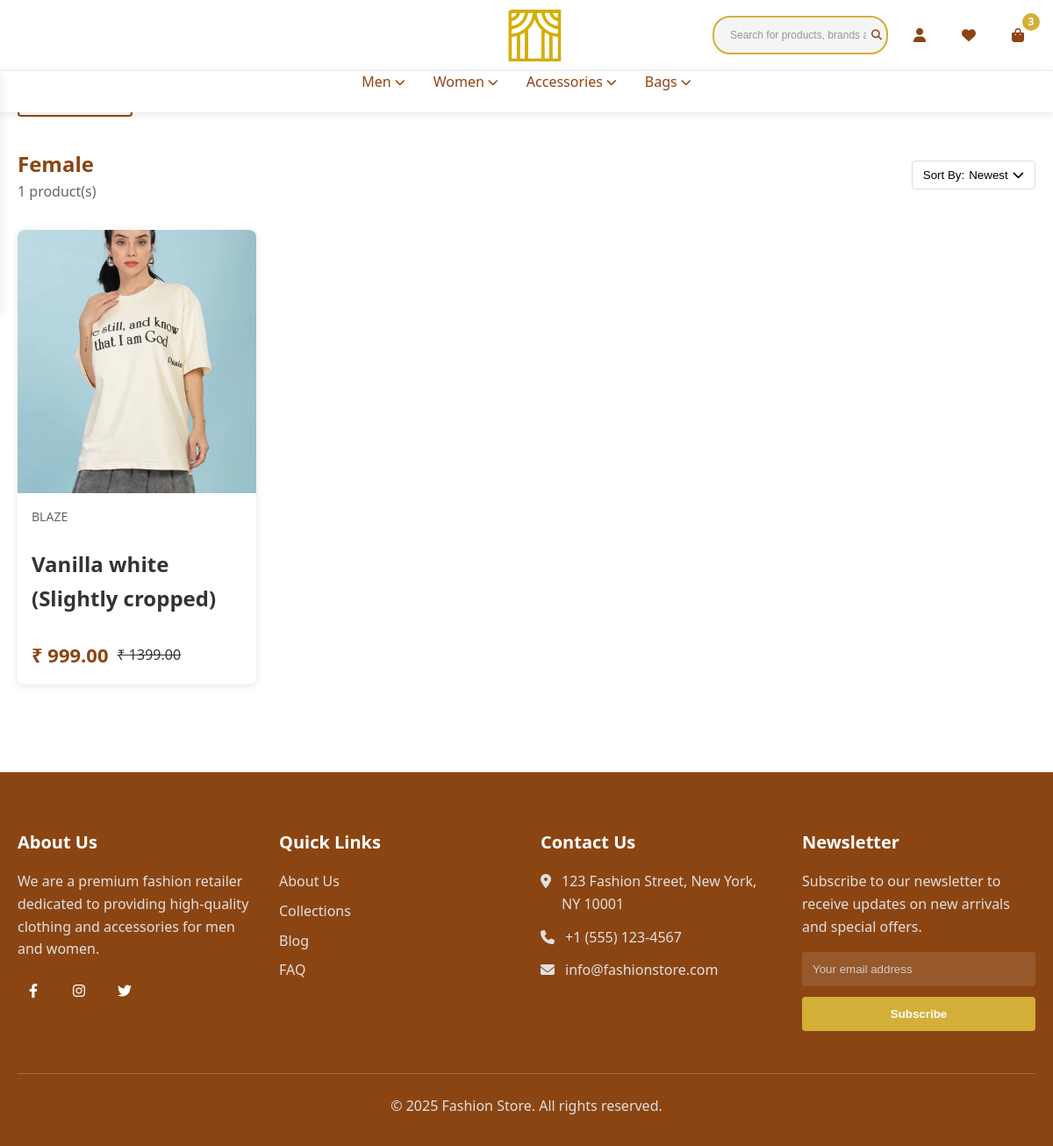
The page /female/ on the database its author committed.
### home/models.py (models this page shows, shortened)
class Category(models.Model):
    name = models.CharField(max_length=50, unique=True)
    slug = models.SlugField(unique=True, blank=True, null=True)

class Listing(models.Model):
    name = models.CharField(max_length=255)
    brand = models.ForeignKey(Brand, on_delete=models.CASCADE)
    category = models.ForeignKey(Category, on_delete=models.CASCADE)
    productType = models.ForeignKey(ProductType, on_delete=models.CASCADE, blank=True, null=True)
    uniqueLabel = models.PositiveIntegerField(blank=True, null=True)
    colors = models.ManyToManyField(Color)
    sizes = models.ManyToManyField(Size)
    price = models.DecimalField(max_digits=10, decimal_places=2)
    discountedPrice = models.DecimalField(max_digits=10, decimal_places=2, blank=True, null=True)
    description = models.TextField(blank=True, null=True)
    productDetails = models.TextField(blank=True, null=True)
    deliveryTime = models.CharField(max_length=255, default="5-7 days")
    stockQuantity = models.PositiveIntegerField(default=0)
    createdAt = models.DateTimeField(auto_now_add=True)
    slug = models.SlugField(unique=True, blank=True, null=True)
    returnEligible = models.BooleanField(default=False)
    exchangeEligible = models.BooleanField(default=False)
    bestSelling = models.BooleanField(default=False)
    newArrival = models.BooleanField(default=False)
    specialOffer = models.BooleanField(default=False)
    class Meta:
        constraints = [
            UniqueConstraint(fields=['productType', 'uniqueLabel'], name='unique_product_label')
        ]

class Image(models.Model):
    listing = models.ForeignKey(Listing, on_delete=models.CASCADE, related_name="images")
    image = models.ImageField(upload_to="images/")

class Brand(models.Model):
    name = models.CharField(max_length=100, unique=True)
    def __str__(self):
        return self.name

### home/views.py (the view)
# urls.py: path('<slug:category_slug>/', views.category, name="category"),
def category(request, category_slug):
    category = get_object_or_404(Category, slug=category_slug)
    listings = Listing.objects.filter(category=category)
    return render(request, "listing.html", {
        "listings": listings,
        "category": category.name,
    })

### home/templates/listing.html (shortened to what this page needs)
{% extends "layout.html" %}
{% load static %}
{% block body %}
  <main>
    <section class="product-listing">
        <div class="container">
          <div class="listing-header">
            <div>
              <h2 class="listing-title">
                  {{ category|title }} {% if productType %} > {% endif %} {{ productType|title }}
              </h2>
              <p class="listing-count">{{ listings|length }} product(s)</p>
            </div>
            <div class="sort-dropdown">
              <button class="sort-button">
                Sort By: <span id="currentSort">Newest</span> <i class="fas fa-chevron-down"></i>
              </button>
            </div>
          </div>
    {% if message %}
          <h3>{{ message }}</h3>
    {% else %}
        <div class="product-grid">
            {% for list in listings %}
              <a href="{% url 'item' list.category.slug list.productType.slug list.slug %}" class="product-card"  data-created-at="{{ list.createdAt|date:'Y-m-d H:i:s' }}">
                <div class="product-image-container">
                  <img src="{{ list.images.first.image.url }}" alt="Product 1" class="product-image primary">
                </div>
                <div class="product-info">
                  <div class="product-brand">{{ list.brand }}</div>
                  <h3 class="product-name">{{ list.name }}</h3>
                  {% if list.discountedPrice %}
                    <div class="price-container">
                        <div class="product-price">₹ {{ list.discountedPrice }}</div>
                        <div class="product-discounted-price"><s>₹ {{ list.price }}</s></div>
                    </div>
                  {% else %}
                    <div class="product-price">₹ {{ list.price }}</div>
                  {% endif %}
                </div>
              </a>
            {% endfor %}
          </div>
    {% endif %}
  </main>
{% endblock %}
{% block script %}
    {% load static %}
{% endblock %}

### home/static/styles.css (style rules this page uses)
* { margin: 0; padding: 0; box-sizing: border-box; }
body { font-family: "Segoe UI", Tahoma, Geneva, Verdana, sans-serif; line-height: 1.6; color: #333; background-color: #fff; }
a { text-decoration: none; color: inherit; }
img { max-width: 100%; height: auto; display: block; }
.container { width: 100%; max-width: 1200px; margin: 0 auto; padding: 0 20px; }
main { padding-top: 128px; }
.product-card { background-color: white; border-radius: 8px; overflow: hidden; box-shadow: 0 4px 12px rgba(0, 0, 0, 0.1); transition: transform 0.3s ease, box-shadow 0.3s ease; }
.product-image { height: 256px; overflow: hidden; }
.product-info { padding: 16px; }
.product-name { font-size: 18px; font-weight: 600; margin-bottom: 8px; }
.product-price { font-size: 15px; font-weight: 700; color: #8b4513; }
body { font-family: 'Segoe UI', Tahoma, Geneva, Verdana, sans-serif; line-height: 1.6; color: #333; background-color: #fff; }
.product-listing { padding: 40px 0; }
.listing-header { display: flex; justify-content: space-between; align-items: center; margin-bottom: 30px; }
.listing-title { font-weight: 600; color: #8B4513; }
.listing-count { color: #666; }
.sort-dropdown { position: relative; }
.sort-button { display: flex; align-items: center; gap: 5px; background: none; border: 1px solid #ddd; padding: 8px 12px; border-radius: 4px; cursor: pointer; }
.product-grid { display: grid; grid-template-columns: repeat(1, 1fr); gap: 24px; }
.product-card { background-color: white; border-radius: 8px; overflow: hidden; box-shadow: 0 2px 8px rgba(0,0,0,0.1); transition: transform 0.3s ease, box-shadow 0.3s ease; }
.product-image-container { position: relative; height: 300px; overflow: hidden; }
.product-image { position: absolute; top: 0; left: 0; width: 100%; height: 100%; object-fit: cover; transition: opacity 0.3s ease; }
.product-image.primary { opacity: 1; }
.product-brand { font-size: 12px; color: #666; text-transform: uppercase; margin-bottom: 4px; }
.product-name { font-size: 16px; font-weight: 600; margin-bottom: 8px; color: #333; }
.price-container { display: flex; align-items: center; gap: 10px; }
.product-price { font-size: 16px; font-weight: 700; color: #8B4513; }
@media (min-width: 768px) { .product-grid { grid-template-columns: repeat(2, 1fr); } }
@media (min-width: 992px) { .product-grid { grid-template-columns: repeat(3, 1fr); } }
@media (min-width: 1200px) { .product-grid { grid-template-columns: repeat(4, 1fr); } }
.product-info { display: flex; flex-direction: column; gap: 20px; }
.product-brand { font-size: 14px; color: #666; text-transform: uppercase; }
.product-name { font-size: 24px; font-weight: 600; color: #333; }
.product-price { font-size: 22px; font-weight: 700; color: #8B4513; }
@media (min-width: 768px) { .product-info { flex: 1; } }

### rows shown on the page
Category: name "Female"
Listing: images.first.image (picture), brand "BLAZE", name "Vanilla white (Slightly cropped)", discountedPrice "999.00", price "1399.00"

### other values the page prints
{{ listings|length }} "1"
